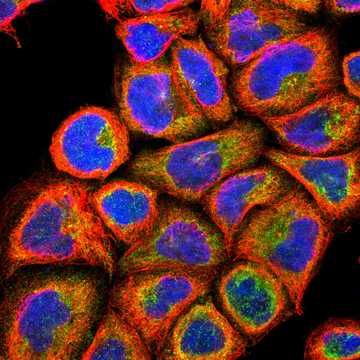
#> input picture attempt_4/69_D10_1_blue_red_green_medium.jpg, 360 x 360 px; its folder holds only this picture in this run
$ python -i comprehensive_death_receptor_analysis.py   (imports and definitions only)
#> lines starting #> are read from the running program, lines starting #| are printed output that depends on the picture; after the words box and inside, x2 and y2 are one past the last pixel; in counts of white or black regions, pixels touching at a corner belong together
import tifffile
import numpy as np
from pathlib import Path
from scipy import ndimage
from skimage import filters, measure, morphology
import pandas as pd
import matplotlib.pyplot as plt
import seaborn as sns

def segment_nuclei(dna_img, min_size=50):
    """Segment nuclei from DNA channel"""
    smoothed = filters.gaussian(dna_img, sigma=2)
    thresh = filters.threshold_otsu(smoothed)
    binary = smoothed > thresh
    binary = morphology.remove_small_objects(binary, min_size=min_size)
    binary = morphology.remove_small_holes(binary, area_threshold=100)
    labeled = measure.label(binary)
    return labeled

# [41 lines left out: function analyze_condition, not called in this run]

# Define all conditions
conditions = {
    'NegCon': 'images_death_receptor/NEGCON',
    'CASP8_OE': 'images_death_receptor/CASP8_OE',
    'CASP8_OE_rep2': 'images_death_receptor/CASP8_OE_rep2',
    'CASP8_KO': 'images_death_receptor/CASP8_KO',
    'FADD_OE': 'images_death_receptor/FADD_OE',
    'TNFRSF10B_OE': 'images_death_receptor/TNFRSF10B_OE',
    'TNFRSF10B_OE_rep2': 'images_death_receptor/TNFRSF10B_OE_rep2',
    'TNFRSF10B_KO': 'images_death_receptor/TNFRSF10B_KO',
}

# [3 lines not run here, left out]

all_results = []

# [10 lines not run here, left out]

# Combine all results
# [1 line that did not run here, left out]
# [7 lines not run here, left out]

# [4 lines that did not run here, left out]
# [1 line that did not run here, left out]
# [1 line not run here, left out]

# Calculate fold changes
# [1 line that did not run here, left out]

# [8 lines not run here, left out]

# Create comprehensive visualization
fig = plt.figure(figsize=(20, 12))
gs = fig.add_gridspec(3, 3, hspace=0.3, wspace=0.3)

# 1. Cell count per site
ax1 = fig.add_subplot(gs[0, 0])
condition_order = ['NegCon', 'CASP8_KO', 'CASP8_OE', 'CASP8_OE_rep2',
                   'FADD_OE', 'TNFRSF10B_KO', 'TNFRSF10B_OE', 'TNFRSF10B_OE_rep2']
# [1 line that did not run here, left out]

# [1 line that did not run here, left out]
colors = ['#2ecc71', '#95a5a6', '#e74c3c', '#e67e22', '#9b59b6', '#95a5a6', '#3498db', '#5dade2']

# [1 line that did not run here, left out]
# [1 line that did not run here, left out]
# [13 lines not run here, left out]

# 2. Nucleus area distribution
ax2 = fig.add_subplot(gs[0, 1])
# [8 lines not run here, left out]

# 3. Nucleus intensity boxplot
ax3 = fig.add_subplot(gs[0, 2])
# [2 lines that did not run here, left out]
# [1 line that did not run here, left out]
# [7 lines not run here, left out]

# 4. Mitochondrial intensity boxplot
ax4 = fig.add_subplot(gs[1, 0])
# [2 lines that did not run here, left out]
# [1 line that did not run here, left out]
# [7 lines not run here, left out]

# 5. Nucleus eccentricity
ax5 = fig.add_subplot(gs[1, 1])
# [2 lines that did not run here, left out]
# [1 line that did not run here, left out]
# [7 lines not run here, left out]

# 6. Scatter plot: Nucleus area vs intensity
ax6 = fig.add_subplot(gs[1, 2])
# [9 lines not run here, left out]

# 7. Summary statistics table
ax7 = fig.add_subplot(gs[2, :])
# [1 line not run here, left out]

# Calculate mean values for each condition
summary_data = []
# [15 lines not run here, left out]

table_text = [['Condition', 'Cells/Site', 'Fold Change', 'Nucleus\nArea',
               'DNA\nIntensity', 'Mito\nIntensity', 'Nucleus\nEccentricity']] + summary_data
table = ax7.table(cellText=table_text, cellLoc='center', loc='center',
                  colWidths=[0.15, 0.1, 0.1, 0.1, 0.1, 0.1, 0.12])
# [24 lines not run here, left out]

>>> import cv2
>>> picture = cv2.imread('69_D10_1_blue_red_green_medium.jpg', cv2.IMREAD_GRAYSCALE)
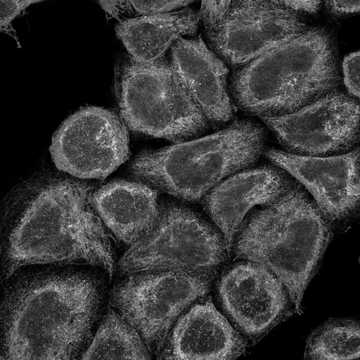
#> picture: shape (360, 360); min 0, max 237, mean 56.5
>>> result = segment_nuclei(picture)
#> in segment_nuclei, `smoothed = filters.gaussian(dna_img, sigma=2)`:
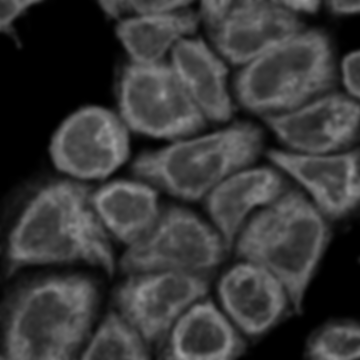
#> smoothed: shape (360, 360) float64; min 0, max 0.614, mean 0.222
#> in segment_nuclei, `thresh = filters.threshold_otsu(smoothed)`: thresh = 0.186
#> in segment_nuclei, `binary = smoothed > thresh`:
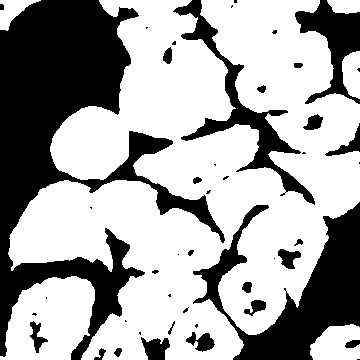
#> binary: shape (360, 360) bool; 64.5% white; 46 black regions (23 under 20 px), largest, box (x1, y1, x2, y2) and area: (0, 0, 225, 360) 26646, (193, 202, 360, 360) 9740, (173, 0, 315, 205) 4109
#> in segment_nuclei, `binary = morphology.remove_small_holes(binary, area_threshold=100)`:
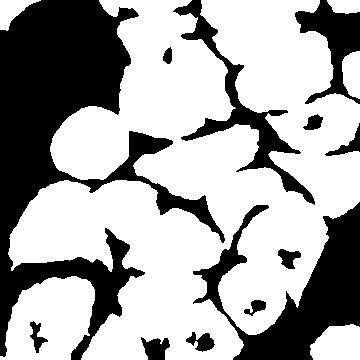
#> binary: shape (360, 360) bool; 65% white; 12 black regions, largest, box (x1, y1, x2, y2) and area: (0, 0, 225, 360) 26646, (193, 202, 360, 360) 9735, (173, 0, 315, 205) 4099
#> in segment_nuclei, `labeled = measure.label(binary)`:
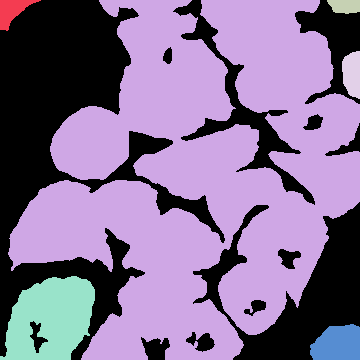
#> labeled: shape (360, 360) int32; 7 distinct labels, from 0 to 6; one colour per label, 0 black

$ run again, on attempt_4/747_F8_4_red_green_medium (1).jpg
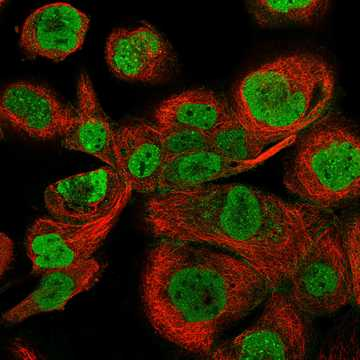
#> input picture attempt_4/747_F8_4_red_green_medium (1).jpg, 360 x 360 px
#> thresh = 0.115
#> in segment_nuclei, `binary = smoothed > thresh`:
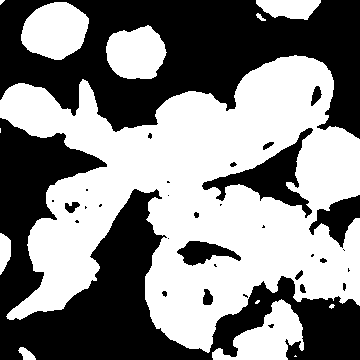
#> binary: shape (360, 360) bool; 51.9% white; 33 black regions (17 under 20 px), largest, box (x1, y1, x2, y2) and area: (0, 118, 360, 360) 28925, (0, 0, 360, 139) 27723, (202, 128, 313, 218) 2853
#> in segment_nuclei, `labeled = measure.label(binary)`:
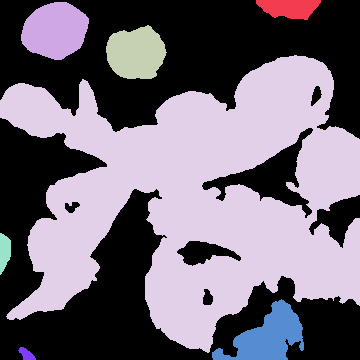
#> labeled: shape (360, 360) int32; 8 distinct labels, from 0 to 7; one colour per label, 0 black

$ run again, on attempt_4/921_A10_1_red_green_medium.jpg
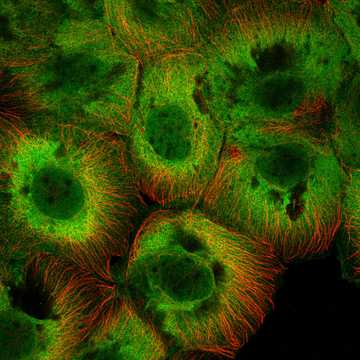
#> input picture attempt_4/921_A10_1_red_green_medium.jpg, 360 x 360 px
#> thresh = 0.22
#> in segment_nuclei, `binary = smoothed > thresh`:
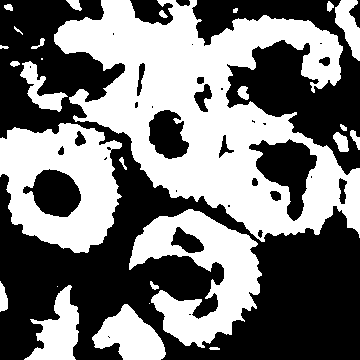
#> binary: shape (360, 360) bool; 46.9% white; 27 white regions (3 under 20 px), largest, box (x1, y1, x2, y2) and area: (54, 0, 360, 242) 34518, (0, 123, 122, 253) 10049, (129, 209, 262, 348) 8759
#> in segment_nuclei, `labeled = measure.label(binary)`:
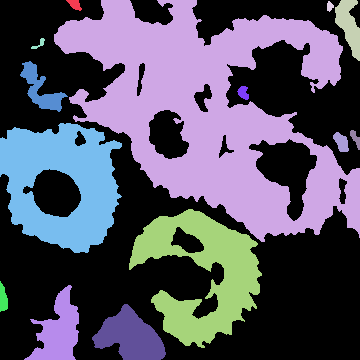
#> labeled: shape (360, 360) int32; 15 distinct labels, from 0 to 14; one colour per label, 0 black
